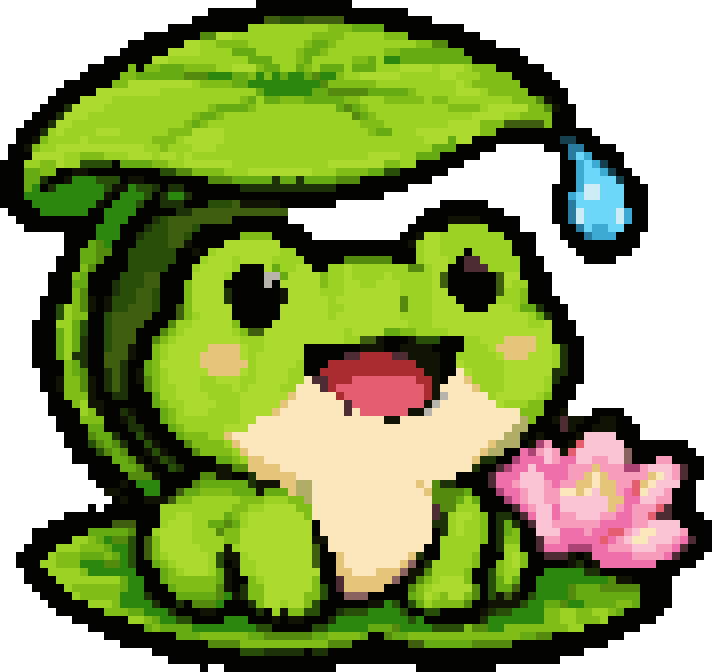

This figure's Python source:
#!/usr/bin/env python3
"""Pixel art reproducido de forma exacta. Generado por la skill pixel-art-exact.

Requiere solo Pillow:  pip install pillow
Uso:  python sprite.py                 -> guarda sprite.png
      from sprite import render; render(scale=8).save("x.png")
"""
from PIL import Image, ImageDraw

# Paleta: símbolo -> (R, G, B). '.' es el fondo.
PALETTE = {
    ".": (255, 255, 255),
    "A": (3, 4, 1),
    "B": (156, 210, 36),
    "C": (173, 218, 47),
    "D": (250, 230, 187),
    "E": (128, 189, 23),
    "F": (100, 170, 16),
    "G": (43, 135, 13),
    "H": (17, 20, 5),
    "I": (84, 139, 15),
    "J": (41, 78, 9),
    "K": (29, 50, 8),
    "L": (63, 94, 15),
    "M": (228, 197, 121),
    "N": (250, 195, 212),
    "O": (248, 156, 188),
    "P": (238, 111, 170),
    "Q": (229, 94, 112),
    "R": (77, 45, 51),
    "S": (170, 43, 48),
    "T": (107, 214, 248),
    "U": (60, 169, 211),
    "V": (176, 173, 102),
    "W": (172, 67, 117),
    "X": (40, 124, 160),
    "Y": (204, 237, 247),
    "Z": (138, 98, 95),
    "a": (184, 179, 171),
    "b": (23, 64, 79),
}

# Cada fila = una fila de píxeles lógicos; cada letra = un color de PALETTE.
ROWS = [
    "................................AAAAAAAAAAAA.............................................",
    "..........................AAAAAAAAAAAAAAAAAAAAAAAAA......................................",
    "........................AAAAAAAAALLJJJLLLLLAAAAAAAAAAA...................................",
    ".....................AAAAAAAAAABBBBBBBBBBEEEFFFFAAAAAAAAAA...............................",
    "..................AAAAAAAIICCBBBBBBBBBBEEEEBBBBBEEEAAAAAAAAA.............................",
    "................AAAAAAACCBBEEEEBBBBBBBEFFEBBBBBBBBBBEEIIAAAAAA...........................",
    "...............AAAAAACCCCBBBBFFFBBBBBEFFEBBBBBBBEEFFFFFFFFAAAAAAA........................",
    ".............AAAAAACCBBBBBBBBBBFFFBBBEFBBBBBEEFBGGFFFFFFFFFAAAAAAA.......................",
    "...........AAAAAEAEEFFFEEEEBBCCCEFFBBFEBFFFBFFFBBBCCCCBCCCBEEEAAAAAA.....................",
    "..........AAAAAEEFFFFFFIIIGGGFFEGEGFGGFIGGEBBCCCCCBBBBBCCBBBEEEEAAAAA....................",
    "........AAAAAAEECCCCCCCCBEEEEFFGGGGGGGGGIEEEEEEBBBBBBBBBBCBEEEEEEAAAAA...................",
    ".......AAAAACCCCCCCCBBBBBBBBBBBBFGGGGGGFFIIIIIFFFFFEBBBBBCCCBEEEEEAAAAA..................",
    "......AAAACCCCBBBBBBBBBBBBBBBBEFBFFEEEFFFFFEEBBBEEEEEBEEBBBBBBBBEEEIHAA..................",
    ".....AAAKCCCCBBBBBBBBBBBBBEFFFFEBBBBBBBBBBFIFEBBBBBBBBBBEEEEBCCCCCEEIHAA.................",
    "....AAAKCCCBBBBBBBBBBBBBEFFEBBBBBBBBBBBBBBBBIFEBBBBBBBBBBBBCCCCBBEEEEAAA.................",
    "...AAAKCCBBBBBBBBBBBBBBEFEBBBBBBBBBBBBBBBBBBBEEEBBBBBBBBCCCCEEELLLLLEAAA.................",
    "..AAAKBCBBBBCCCBBBBBBEEECCCCBBBBBBBBBBBBBBBBBBEFFBBBCCCCCCCCEEAAAAAAAAAAAA...............",
    "..AAHEBBBBCBBBBBBBBEEEBCCCCCBBBBBBBBBBBBBBBBBBBBBBBBBCCCFCCAAAAAAAAAAAbbAAA..............",
    ".AAHEBBCCCCCCCCCCCBBEBBBCCCBBBBBBBBBBBBBBBBBBBBBBBBBBBFFFAAAAA......AAAXXAAAA............",
    ".AAACCCCBBEEEBBBCCCBCCBCBBBBBBBBBBBBBBBBBBBBBBCCCCBBFFFAAAAA..........AXTUAAAA...........",
    "AAABBEECBBJJJJAFFFFEEBBCCCCCCBBBBBBBBBBBBCCCCCCCEEBBAAAAAA............AAUTUbAA...........",
    "AAAFFEEAAHHAAAAAAAAAJJIIEEEEBBBCCCCCCCCBBBEEEEFFJJAAAAAA..............AAUTTUbAA..........",
    "AAAFFKAAHGGGJJJAHHAAAAAAAAIIIFFFFFKFFKFFFFIIIAAAAAAAAA................AAUTTTTbAA.........",
    "AAAFGAKGGGGGGJHHGJJKAKKAAAAAAAKKKKKKKKKKKKAAAAAAAAA..................AAAUYYTTTAAA........",
    "AAAGGGGGGGGGGHAGGGJAKGGKAAAAAAAAAAAAAAAAAAAAAAAA.....................AAUTYYTTTAAA........",
    "AAAAGGGGGGGGHAGGGJAAKKKAAAJJJLHHHHHAAAAAAA.............AAAAAA........AAXTTTTTTAAA........",
    ".AAAAGGGGGGAAGGGGAAAAAKKLLLLLLLLLLLL.................AAAAAAAAAA......AAXYTTTTYUAA........",
    "..AAAAAAAAAAAGGGAAAKJLLLLLLLLAAAAAAA................AAAAHHHHAAAAA....AAXYTTTTYUAA........",
    "...AAAAAAAAAGGGAAAKJJLLLJAAAAAAAAAAAAA.............AAAAABBBBBAAAA.....AAXTUUTTAAA........",
    "........AAAAGGGAAKJJJLLJAAAAAAEEEEAAAAA...........AAHCCBBBBBBBBAAAA...AAAXUUUAAA.........",
    "........AAAFIGAAAJJJJLLHAAAACCCCCCCAAAAAAAAAAAAAAAAHBCCBBBBBBBBBAAA....AAAAAAAAA.........",
    "........AAFFIIAAJJJJJJAAHABCCCCCCCCBBAAAAAAAAAAAAAAABCCBBBABBBBBAAA.....AAAAAAA..........",
    ".......AAAFFIAAAJJJJJJAAABCCCBCCCCBBBBAAAAAIIIIIIAAABCCCBARRBBBBBAAA.....AAAA............",
    ".......AAAEIAAAAJJJJJAAABCCCCBAAACFBBCCAABBCBBBBBBBIIBCCAARRRBBBBAAA.....................",
    "......AAAEFAAAAJJJLLAAAACCCCBAAAAaaFCCCCEBBCBBBBCBBBBBCLAAAAAALCCAAAA....................",
    "......AAAFFAAAKJJJLLAAAECCCCAAAAAaACCCCCEBBCCBBCCCBBBBCLAAAAAALCBBAAA....................",
    "......AAAEIAAAKJJLLJAAAECCCCKAAAAAAHCCCCBBBCCCCCCCBBBBCCAAAAAALBBEAAA....................",
    ".....AAAAEIHAHJJJLLJAAAECCCCKAAAAAAHCCCCCBCCCCCCCCIBBBCCCAAAAABBBEAAAA...................",
    ".....AAJBEIHAHJJLLLJAALECCCCCAAAAAACCCCCCBBCCCCCCCIBBBCCCCAAACCCBFFKAAA..................",
    ".....AAJBEEAAJLLLLLAAALEBCCCCAAAAAACCCCCCBCCCCCCCCBBBBCCCCCCCCCCCCBFKAA..................",
    "....AAABBFJAAJLLLLAAAIBBCCCCCEAAAACCCCCCCCCCCCCCCCCBBBCCCCCCCCCCCCBBCAAA.................",
    "....AAAFBFJAAJLLLAAAIEBCCCCCCBELLCCCCCCCCCCBCCCCFFEEBBBBCCCCCCCCCCCCCAAA.................",
    "....AAAFBFKAAJLLLAAIEBCCCCCCCCBBBCCCCCCCCCCBBLLHAAAHJJJAAABBCCCMMMMCCAAAA................",
    "....AAAFBFKAAJLLHAAEBCCCCCMMMMCBBCCCCCAAAAAAAHHHAAHHHHAAAABBBCMMMMMCCBKAA................",
    "....AAAFBKKAALLLHAAEBCCCCMMMMMCBCCCCCCAAAAARRSSSSRRHHHHAABBBBBCMMMCCCBKAA................",
    "....AAAAEFKAALLKAAFECCCCCMMMMMMBCCCCCBAAASSSSSSSSSSSHHHAACBBBBBCCCCCCBKAA................",
    ".....AAAEFIAAKLKAHFEBCCCCCMMMMCBCCCCBBAASSSSSSSSSSSSSHHAADCBBBBCCCCCCKKAA................",
    ".....AAHEEIHAKLKAHIEBCCCCBBCCCBBCCCCBBDRRSSSQQQQQQQQSSHADDMBBBBCCCCCBKAAA................",
    ".....AAHEEIHAKLKAAIEBBCCCBBBBCBCCCCBBDDDRSQQQQQQQQQQQSHDDDDMBBBCCCCCBAAA.................",
    "......AAEEEHAAKKAAAFBBCCCCBBBBCCCCCCMDDDDDSQQQQQQQQQQSHaDDDDDBCCCCCBEAAA.................",
    "......AAAEBHHAAAAAAFEBBCCCCBBBCCCCCMDDDDDDDRQQQQQQQQQHaDDDDDDDCBBBEEAAA..................",
    "......AAAABEHAAKHAAAFEBCCCBBBBCCCCMDDDDDDDDRDQQQQQQHHaDDDDDDDDDDDEEEAAH...AAAA...........",
    ".......AAAEEEAAHKAAAFEBBBBBBBBCCDDDDDDDDDDDDDDDDHHDDDDDDDDDDDDDDDVEAAHRHHAAHHAA..........",
    ".......AAAAFFAAAKKAAAFEBBBBBCCCDDDDDDDDDDDDDDDDDDDDDDDDDDDDDDDDDVVAAAARHAAHHHAAA.........",
    "........AAAIFFKAAJHAAAFEEEBBMDDDDDDDDDDDDDDDDDDDDDDDDDDDDDDDDDDVVHAHAAAAHNNNNAAA.........",
    "........AAAJIFIKAAJHAAAIEEEEBMDDDDDDDDDDDDDDDDDDDDDDDDDDDDDDDMVVVAHWOAAHQNNNNNAAAAAAAA...",
    ".........AAAJIFIAAHJHAAAIEEEEBMDDDDDDDDDDDDDDDDDDDDDDDDDDDDDMVVAAPWONOHQNNNNNNZAAAAAAAA..",
    ".........AAAAAFFIHAHJKAAAAAFFEBMMDDDDDDDDDDDDDDDDDDDDDDDDDDMKKAAWPPPNOPPNNOONNZAAAOOAAAA.",
    "...........AAAAFFIHAAJKAAAAHHIIMMMMDDDDDDDDDDDDDDDDDDDDDDDDKAARWPPNPPPPOOOMOOOWWONNNORAA.",
    "...........AAAAAIIIHAAAAAIIHHAAKMMMMMDDDDDDDDDDDDDDDDDDDDAAAARPPPNNNPPPOOMDMOOOOOMDNORAA.",
    "............AAAHAGGGAAAAIFFFFFFKHHHMMVVDDDDDDDDDDDDDMDIKKAAAARPPONNNOPOOMMDMMOOQMDNNNAA..",
    ".............HHAAAGGAALFFEEEEFFFHFFFMVVDDDDDDDDDDDDDDMIIIIFAAAWPPONNOODDMDNMMOPQDNNOAAA..",
    "..............AHAAHHHLEEBBBBBBEEEBBBEEVDDDDDDDDDDDDDDDIIIFBFAAAWPONNOONNNNNNMMPPNNOOAAA..",
    "...........A.AAAAAAABBBBBBBBBEEBBCCCCEEDDDDDDDDDDDDDDDRIIBBBAAAARPONNPNNNNNNMOPOOOQRAAA..",
    "........AAAAAAAAAAAABBCCBBBBFEBCCCCCCCEDDDDDDDDDDDDDDDRKBCCBEAKKARPNNPOONNNOOPPOOQRRAAAA.",
    "......AAAAAAAALLLAAABCCCBBFFIFBCCCCCCCCADDDDDDDDDDDDDDKKBCBBEAKFKARNNOOOOOOPPPPOONNNNAAAA",
    "....AAAAAAAFFFFFIAABCCCCBBBIEECCCCCCCCCADDDDDDDDDDDDDDAKBCBBEAKFEAANNNPPPOPPQQONDDNNNOAAA",
    "....AAAAABBEFGIIJALECCCCBBBBEECCCCCCCCCHHDDDDDDDDDDDDDABBBBBEAKEEAAROOPPPPPQPONDDNNNOPRAA",
    "...AAAABBBEEEFGGJALECCCCCBBBHBCCCCCCCCCLADDDDDDDDDDDDAABBBBBAAKBBAARPPPWWWPPOOONNNOOPRAAA",
    "..AAAABEEEFFFEFGJALEBCCCCCBJHHBCCCCCCCCLAAMDDDDDDDDMKAABBBBEAAABCEAARRRHAHPPPPPOOOOPRAAA.",
    "..AAABBEEEGGGIIGJAAFEBCCCCBJAHBBCCCCCCCLAAMDDDDDDDMZAKBBBBBEAAEBCEAAAAAHKAHPPPPPPPAAAAA..",
    "...AAABBBBEGGGGGGAAAFEBCCCBFHABBCCCCCCCCAAMMDDDMMMZHHIBBBBEAAJEBBAAAGGGGGKKAAAAAAAAAA....",
    "...AAAABBBBBBBBFGGAAFEEEEEEFHAAEBCCCCCCEAARMMMMMMZAHIEBCCCEAAJFBFAAGGGGGGGGGIHHAAAAA.....",
    "....AAAABEEEEEEFGGAAAFEEEEEIHAKEECCCCCCEJARMMMMMAAAIEBCCCCCIAJFFLAAGGGGIFFFIIIIIAAAA.....",
    ".....AAAABEEEEEGGGKAAAFFFFFIGHKEECCCCCEEJAAZZZAAAAAFECBECCEIAJHLHAJGGGGIFFFFFFFFAAAA.....",
    "......AAAAABBBEGGGGKAAKAIIIGAAAKECCBCCEJAAAAAAHHGJAJFBEEEEIAAHHHHJGGFFIGGFFFFEEFAAAA.....",
    ".......AAAAAAEEEFFGGGKAAAHHAAAAAKABHEEJJAAKJJJGGGGJAAJJAAAAAHKJJGGGGEEBBEEBBEFAAAAA......",
    ".........AAAAAAABBEFGGJJAAAAGGGAAAHAHHAAAKGGGGGGGGGJGAAAAAAAKGGGGGGGEEBBEEEBAAAAAA.......",
    "...........AAAAAAAFEFFFFGGGGGGGGJJAAAAAJJGGGGGFFFIGGGGJJJJEIIGGEEEEEEEEBBAAAAAAA.........",
    ".............AAAAAAAAAFFFEEEEEEFFIIIIIIFFEEEEFAAIFFEEEEEEEEEEEEEEFFIIAAAAAAAAA...........",
    "...............AAAAAAAAAAAIIIIEEEEEEEEEEEIIIAAAAAAALLFFFFFFIIIIIAAAAAAAAAAAA.............",
    "...................AAAAAAAAAAAJJJKKKKKAKKAAAAAAAAAAAAAAAAAAAAAAAAAAAAAAAA................",
    ".....................AAAAAAAAAAAAAAAAAAAAAAAAAAAAAAAAAAAAAAAAAAAAAAAAA...................",
    ".........................A..AAAAAAAAAAAAAA..........AAAAAAAAAA...........................",
]

BACKGROUND = "."
CELL_X, CELL_Y = 1, 1      # tamaño original de cada píxel lógico en la imagen de origen
OFFSET_X, OFFSET_Y = 0, 0
CANVAS = (89, 84)              # tamaño original del lienzo


def _bounds(k, cell, offset):
    import math
    return math.floor(offset + k * cell), math.floor(offset + (k + 1) * cell)


def render(scale=None, transparent=False):
    """Dibuja el sprite SIN suavizado (rectángulos sólidos).

    scale=None  -> reproduce la imagen original (celda 1x1, lienzo 89x84).
    scale=int   -> sprite de 89x84 px ampliado por un entero, sin márgenes.
    transparent -> el fondo pasa a ser transparente (RGBA).
    """
    mode = "RGBA" if transparent else "RGB"
    if scale is None:
        cx, cy, ox, oy, size = CELL_X, CELL_Y, OFFSET_X, OFFSET_Y, CANVAS
    else:
        cx = cy = scale
        ox = oy = 0
        size = (len(ROWS[0]) * scale, len(ROWS) * scale)
    bg = PALETTE[BACKGROUND]
    bg_fill = (*bg, 0) if transparent else bg
    img = Image.new(mode, size, bg_fill)
    d = ImageDraw.Draw(img)
    for r, row in enumerate(ROWS):
        y0, y1 = _bounds(r, cy, oy)
        for c, ch in enumerate(row):
            if ch == BACKGROUND:
                continue
            x0, x1 = _bounds(c, cx, ox)
            d.rectangle([x0, y0, x1 - 1, y1 - 1], fill=(*PALETTE[ch], 255) if transparent else PALETTE[ch])
    return img


if __name__ == "__main__":
    render().save("sprite.png")
    print("Guardado sprite.png")
